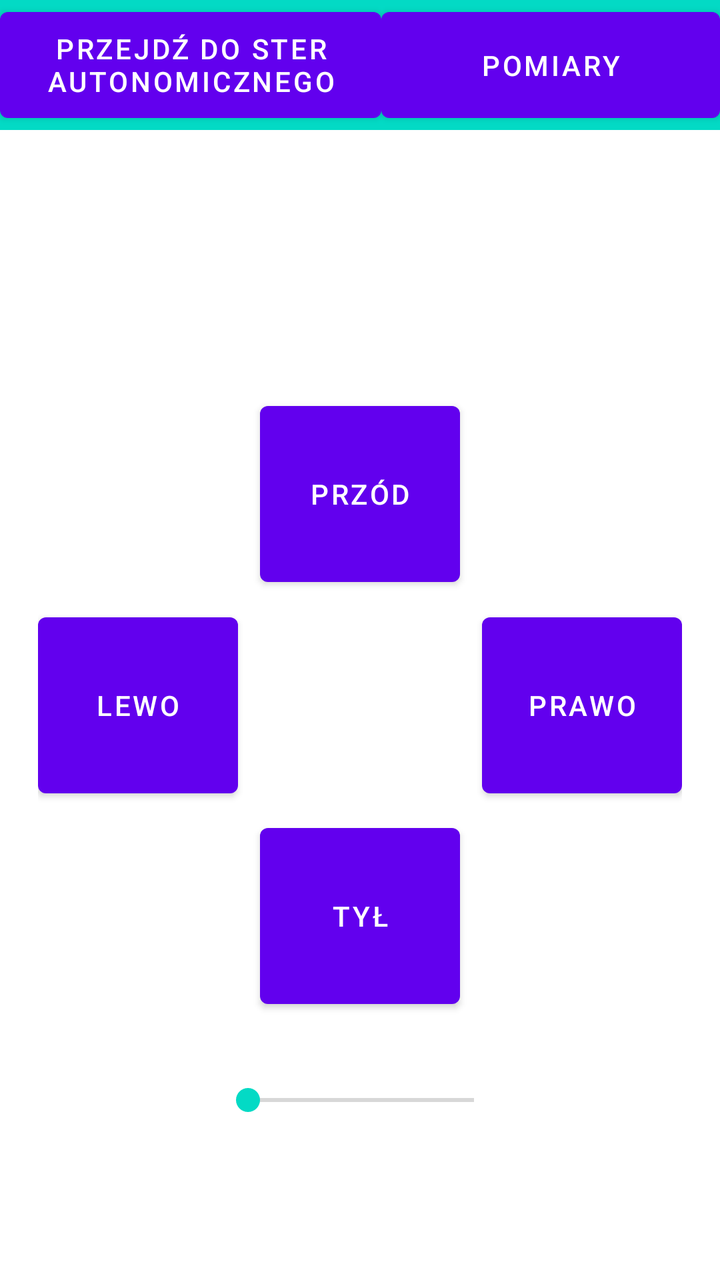
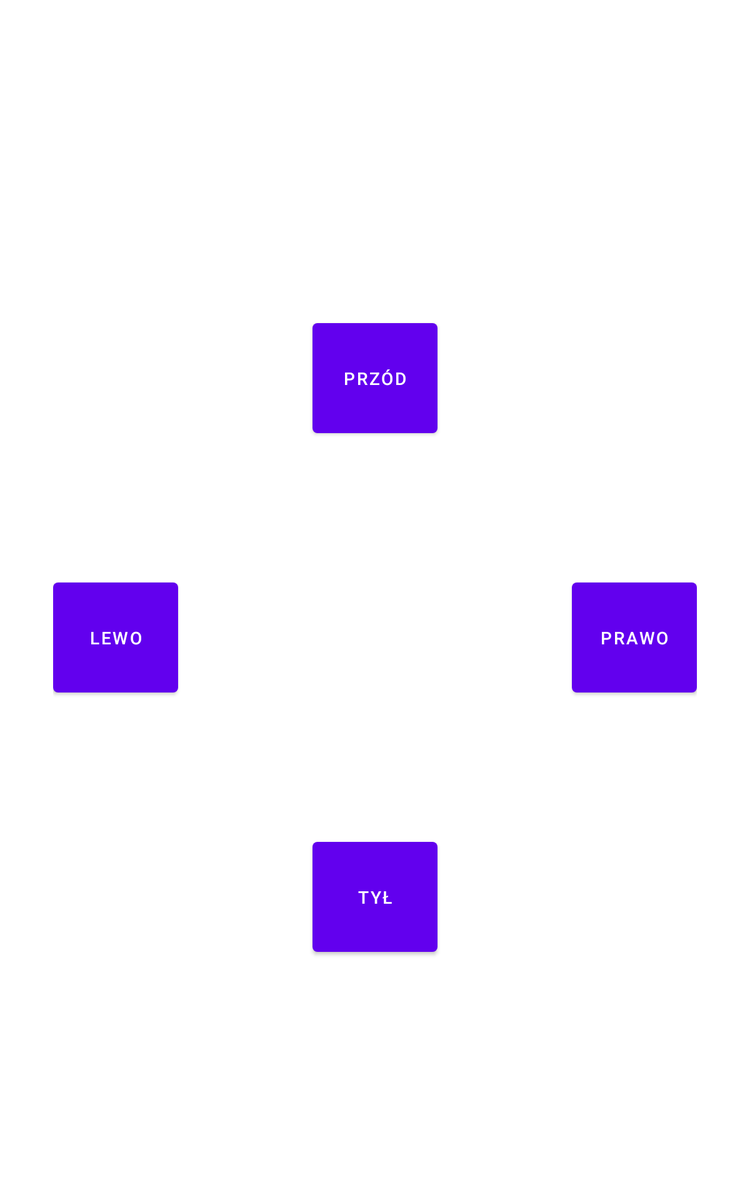

Compare how this app lays out the same screen by default and in its alternative resource folder. The renders come first, then the two layout files and the values they reference.
<!-- AndroidManifest.xml: application theme Theme.Maluch3 -->
<!-- res/layout/activity_main.xml -->
<?xml version="1.0" encoding="utf-8"?>
<androidx.constraintlayout.widget.ConstraintLayout xmlns:android="http://schemas.android.com/apk/res/android"
    xmlns:app="http://schemas.android.com/apk/res-auto"
    xmlns:tools="http://schemas.android.com/tools"
    android:layout_width="match_parent"
    android:layout_height="match_parent"
    tools:context=".MainActivity">

    <LinearLayout
        android:id="@+id/linearLayout2"
        android:layout_width="match_parent"
        android:layout_height="65dp"
        android:background="?attr/colorSecondary"
        android:orientation="horizontal"
        app:layout_constraintEnd_toEndOf="parent"
        app:layout_constraintHorizontal_bias="0.0"
        app:layout_constraintStart_toStartOf="parent"
        app:layout_constraintTop_toTopOf="parent">

        <Button
            android:id="@+id/btn_przejdz_do_auto_pomiary"
            android:layout_width="124dp"
            android:layout_height="match_parent"
            android:layout_weight="1"
            android:text="przejdź do ster autonomicznego" />

        <Button
            android:id="@+id/btn_pomiaryRC"
            android:layout_width="wrap_content"
            android:layout_height="match_parent"
            android:layout_weight="1"
            android:text="pomiary" />

    </LinearLayout>

    <androidx.constraintlayout.widget.ConstraintLayout
        android:id="@+id/linearLayout3"
        android:layout_width="322dp"
        android:layout_height="311dp"
        app:layout_constraintBottom_toBottomOf="parent"
        app:layout_constraintEnd_toEndOf="parent"
        app:layout_constraintHorizontal_bias="0.5"
        app:layout_constraintStart_toStartOf="parent"
        app:layout_constraintTop_toBottomOf="@+id/linearLayout2">

        <Button
            android:id="@+id/btn_przod"
            android:layout_width="100dp"
            android:layout_height="100dp"
            android:clickable="true"
            android:text="Przód"
            app:layout_constraintEnd_toEndOf="parent"
            app:layout_constraintHorizontal_bias="0.5"
            app:layout_constraintStart_toStartOf="parent"
            app:layout_constraintTop_toTopOf="parent" />

        <Button
            android:id="@+id/btn_tyl"
            android:layout_width="100dp"
            android:layout_height="100dp"
            android:text="tył"
            app:layout_constraintBottom_toBottomOf="parent"
            app:layout_constraintEnd_toEndOf="parent"
            app:layout_constraintStart_toStartOf="parent" />

        <Button
            android:id="@+id/btn_lewo"
            android:layout_width="100dp"
            android:layout_height="100dp"
            android:text="lewo"
            app:layout_constraintBottom_toBottomOf="parent"
            app:layout_constraintStart_toStartOf="parent"
            app:layout_constraintTop_toTopOf="parent" />

        <Button
            android:id="@+id/btn_prawo"
            android:layout_width="100dp"
            android:layout_height="100dp"
            android:text="prawo"
            app:layout_constraintBottom_toBottomOf="parent"
            app:layout_constraintEnd_toEndOf="parent"
            app:layout_constraintTop_toTopOf="parent" />

    </androidx.constraintlayout.widget.ConstraintLayout>

    <TextView
        android:id="@+id/textViewPrzeszkoda"
        android:layout_width="wrap_content"
        android:layout_height="wrap_content"
        android:textAppearance="@style/TextAppearance.AppCompat.Large"
        android:textColor="#F44336"
        app:layout_constraintBottom_toTopOf="@+id/linearLayout3"
        app:layout_constraintEnd_toEndOf="parent"
        app:layout_constraintHorizontal_bias="0.5"
        app:layout_constraintStart_toStartOf="parent"
        app:layout_constraintTop_toBottomOf="@+id/linearLayout2" />

    <TextView
        android:id="@+id/textViewTrasa"
        android:layout_width="wrap_content"
        android:layout_height="wrap_content"
        android:layout_marginTop="15dp"
        android:layout_marginEnd="100dp"
        android:textSize="16sp"
        app:layout_constraintEnd_toStartOf="@+id/textViewPredkosc"
        app:layout_constraintHorizontal_bias="0.5"
        app:layout_constraintStart_toStartOf="parent"
        app:layout_constraintTop_toBottomOf="@+id/linearLayout2" />

    <TextView
        android:id="@+id/textViewPredkosc"
        android:layout_width="wrap_content"
        android:layout_height="wrap_content"
        android:layout_marginTop="15dp"
        android:textSize="16sp"
        app:layout_constraintEnd_toEndOf="parent"
        app:layout_constraintHorizontal_bias="0.5"
        app:layout_constraintStart_toEndOf="@+id/textViewTrasa"
        app:layout_constraintTop_toBottomOf="@+id/linearLayout2" />

    <SeekBar
        android:id="@+id/seekBarRC"
        android:layout_width="145dp"
        android:layout_height="44dp"
        android:layout_marginTop="20dp"
        app:layout_constraintEnd_toEndOf="parent"
        app:layout_constraintHorizontal_bias="0.503"
        app:layout_constraintStart_toStartOf="parent"
        app:layout_constraintTop_toBottomOf="@+id/linearLayout3" />

</androidx.constraintlayout.widget.ConstraintLayout>
<!-- resources referenced by this layout -->
<resources>
  <style name="Theme.Maluch3" parent="Theme.MaterialComponents.DayNight.DarkActionBar">
          
          <item name="colorPrimary">@color/purple_500</item>
          <item name="colorPrimaryVariant">@color/purple_700</item>
          <item name="colorOnPrimary">@color/white</item>
          
          <item name="colorSecondary">@color/teal_200</item>
          <item name="colorSecondaryVariant">@color/teal_700</item>
          <item name="colorOnSecondary">@color/black</item>
          
          <item name="android:statusBarColor" tools:targetApi="l">?attr/colorPrimaryVariant</item>
          
      </style>
</resources>
<!-- res/layout-sw600dp/activity_main.xml (the repository's variant of the layout above) -->
<!-- drawn on a 7-inch tablet held upright -->
<?xml version="1.0" encoding="utf-8"?>
<androidx.constraintlayout.widget.ConstraintLayout xmlns:android="http://schemas.android.com/apk/res/android"
    xmlns:app="http://schemas.android.com/apk/res-auto"
    xmlns:tools="http://schemas.android.com/tools"
    android:layout_width="match_parent"
    android:layout_height="match_parent"
    tools:context=".MainActivity">


    <TextView
        android:id="@+id/textViewPredkosc"
        android:layout_width="wrap_content"
        android:layout_height="wrap_content"
        android:layout_marginTop="50dp"
        app:layout_constraintEnd_toEndOf="parent"
        app:layout_constraintTop_toBottomOf="@+id/linearLayout2" />

    <TextView
        android:id="@+id/textViewTrasa"
        android:layout_width="12dp"
        android:layout_height="10dp"
        android:layout_marginTop="50dp"
        android:layout_marginEnd="200dp"
        app:layout_constraintEnd_toEndOf="parent"
        app:layout_constraintEnd_toStartOf="@+id/textViewPredkosc"
        app:layout_constraintHorizontal_bias="0.5"
        app:layout_constraintStart_toStartOf="parent"
        app:layout_constraintTop_toBottomOf="@+id/linearLayout2" />

    <LinearLayout
        android:id="@+id/linearLayout2"
        android:layout_width="match_parent"
        android:layout_height="56dp"
        android:layout_marginTop="4dp"
        android:orientation="horizontal"
        app:layout_constraintEnd_toEndOf="parent"
        app:layout_constraintHorizontal_bias="0.0"
        app:layout_constraintStart_toStartOf="parent"
        app:layout_constraintTop_toTopOf="parent"></LinearLayout>

    <androidx.constraintlayout.widget.ConstraintLayout
        android:id="@+id/linearLayout3"
        android:layout_width="515dp"
        android:layout_height="515dp"
        app:layout_constraintBottom_toBottomOf="parent"
        app:layout_constraintEnd_toEndOf="parent"
        app:layout_constraintHorizontal_bias="0.5"
        app:layout_constraintStart_toStartOf="parent"
        app:layout_constraintTop_toBottomOf="@+id/linearLayout2">

        <Button
            android:id="@+id/btn_przod"
            android:layout_width="100dp"
            android:layout_height="100dp"
            android:text="Przód"
            app:layout_constraintEnd_toEndOf="parent"
            app:layout_constraintHorizontal_bias="0.5"
            app:layout_constraintStart_toStartOf="parent"
            app:layout_constraintTop_toTopOf="parent" />

        <Button
            android:id="@+id/btn_tyl"
            android:layout_width="100dp"
            android:layout_height="100dp"
            android:text="tył"
            app:layout_constraintBottom_toBottomOf="parent"
            app:layout_constraintEnd_toEndOf="parent"
            app:layout_constraintStart_toStartOf="parent" />

        <Button
            android:id="@+id/btn_lewo"
            android:layout_width="100dp"
            android:layout_height="100dp"
            android:text="lewo"
            app:layout_constraintBottom_toBottomOf="parent"
            app:layout_constraintStart_toStartOf="parent"
            app:layout_constraintTop_toTopOf="parent" />

        <Button
            android:id="@+id/btn_prawo"
            android:layout_width="100dp"
            android:layout_height="100dp"
            android:text="prawo"
            app:layout_constraintBottom_toBottomOf="parent"
            app:layout_constraintEnd_toEndOf="parent"
            app:layout_constraintTop_toTopOf="parent" />

    </androidx.constraintlayout.widget.ConstraintLayout>

    <TextView
        android:id="@+id/textViewPrzeszkoda"
        android:layout_width="wrap_content"
        android:layout_height="wrap_content"
        android:textAppearance="@style/TextAppearance.AppCompat.Large"
        android:textColor="#F44336"
        app:layout_constraintBottom_toTopOf="@+id/linearLayout3"
        app:layout_constraintEnd_toEndOf="parent"
        app:layout_constraintHorizontal_bias="0.5"
        app:layout_constraintStart_toStartOf="parent"
        app:layout_constraintTop_toBottomOf="@+id/linearLayout2" />

</androidx.constraintlayout.widget.ConstraintLayout>
